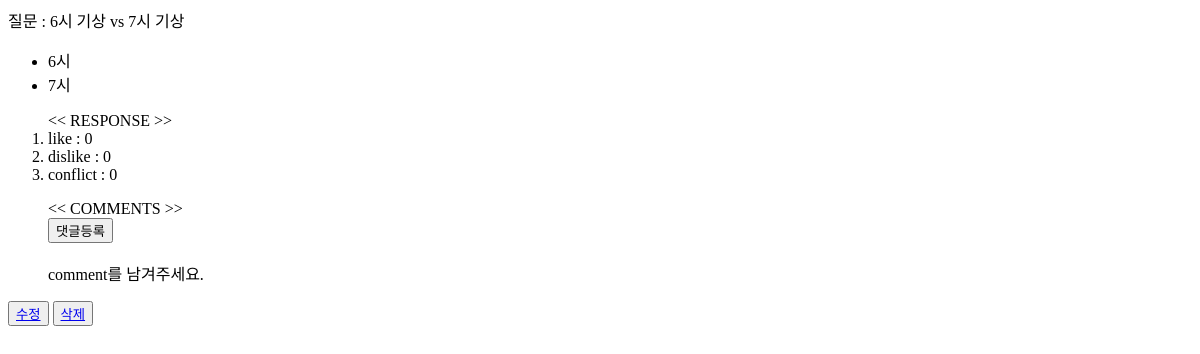
Before: /blog/post/2/ with the older database file.
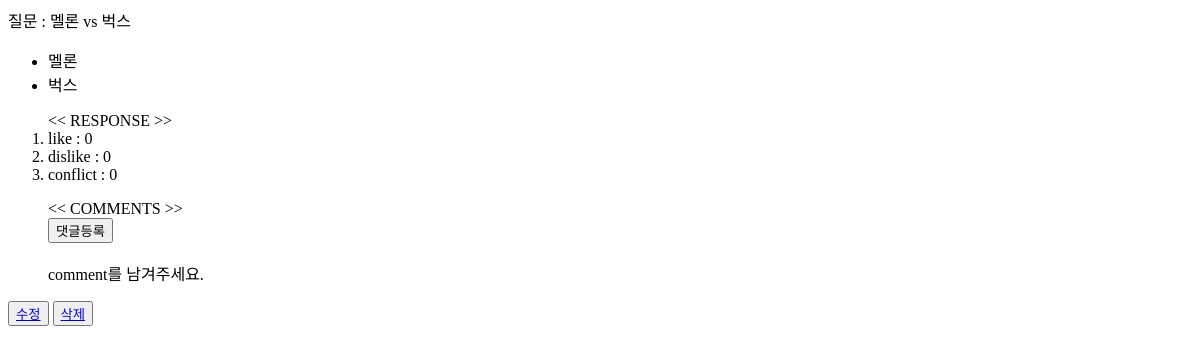
After: the same page with the newer database file.
### blog/models.py (models this page shows, shortened)
class Question(models.Model):
    subject = models.CharField(max_length=200)
    vs_or_not = models.BooleanField(default=True)
    side_1 = models.CharField(max_length=200, blank=True, null=True)
    side_2 = models.CharField(max_length=200, blank=True, null=True)
    create_date = models.DateTimeField(auto_now=True)
    like = models.IntegerField(default=0)
    dislike = models.IntegerField(default=0)
    conflict = models.IntegerField(default=0)
    grade= models.IntegerField(default=0)

### blog/views.py (the view)
# urls.py: path('post/<int:question_id>/', views.question_display),
def question_display(request, question_id):
    try :
        question = Question.objects.get(id=question_id)
    except :
        return redirect('/blog/post') # question 없으니까 blog로 돌아가게 함
    comments = question.comment_set.all() # question에 연결된 comment들
    context = {"question":question, "comments":comments}
    return render(request, "question.html", context)

### blog/templates/question.html (shortened to what this page needs)
<!DOCTYPE html>
<html lang="en">
<head>
</head>
<body>
    질문 : {{question.subject}}
    {% if question.vs_or_not %}
    <ul>
        <li>{{question.side_1}}</li>
        <li>{{question.side_2}}</li>
    </ul>
    {% endif %}
    <ol>
        &lt&lt RESPONSE &gt&gt
        <li>like : {{question.like}}</li>
        <li>dislike : {{question.dislike}}</li>
        <li>conflict : {{question.conflict}}</li>
    </ol>
    <ul>
        &lt&lt COMMENTS &gt&gt
        <br>
        <button type="button" onclick="location.href='comment'">댓글등록</button>
        <br>
        {% if not comments %}<br>
        comment를 남겨주세요.
        {% endif %}
    </ul>
    <button type="button" class="btn">
        <a href="/blog/post/{{question.id}}/question-modify">수정</a>
    </button>
    <button type="button" class="btn">
        <a href="/blog/post/{{question.id}}/question-delete">삭제</a>
    </button>
</body>
</html>

Changed rows visible on the page:
changed Question: subject "6시 기상 vs 7시 기상" → "멜론 vs 벅스"; side_1 "6시" → "멜론"; side_2 "7시" → "벅스"
